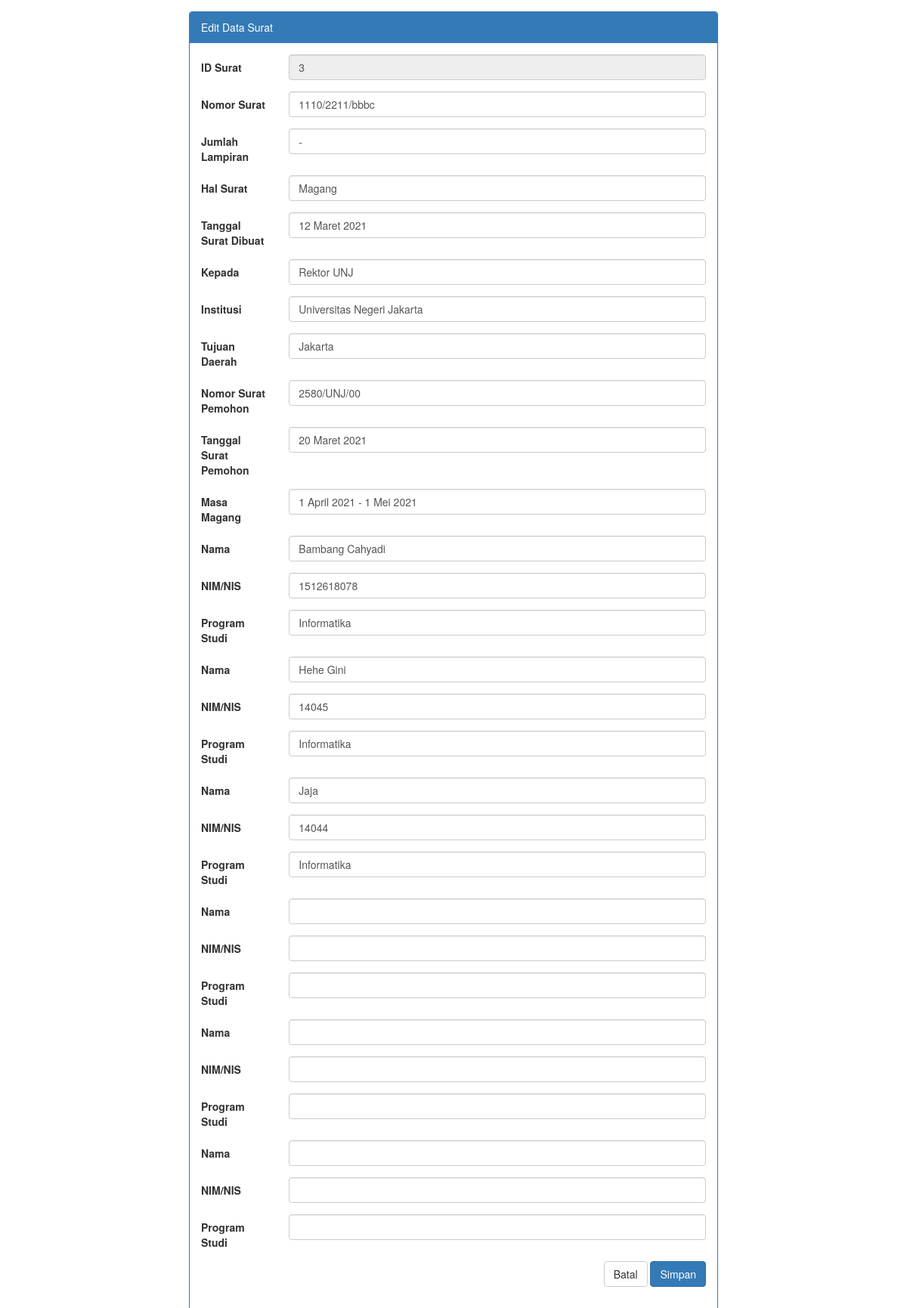
The page /home/formedit/3 on the database its author committed.
### tables this page shows
CREATE TABLE `surat` (
  `id_surat` int(11) NOT NULL,
  `no_surat` varchar(255) NOT NULL,
  `lampiran` varchar(3) NOT NULL,
  `hal_surat` varchar(255) NOT NULL,
  `tglsurat_dibuat` varchar(255) NOT NULL,
  `kepada_surat` varchar(255) NOT NULL,
  `institusi_surat` varchar(255) NOT NULL,
  `daerah_surat` varchar(255) NOT NULL,
  `no_surat_pemohon` varchar(255) NOT NULL,
  `tglsurat_pemohon` varchar(255) NOT NULL,
  `masa_magang` varchar(255) NOT NULL,
  `nama` varchar(255) NOT NULL,
  `nim` varchar(255) NOT NULL,
  `program_studi` varchar(255) NOT NULL,
  `nama2` varchar(255) NOT NULL,
  `nim2` varchar(255) NOT NULL,
  `program_studi2` varchar(255) NOT NULL,
  `nama3` varchar(255) NOT NULL,
  `nim3` varchar(255) NOT NULL,
  `program_studi3` varchar(255) NOT NULL,
  `nama4` varchar(255) NOT NULL,
  `nim4` varchar(255) NOT NULL,
  `program_studi4` varchar(255) NOT NULL,
  `nama5` varchar(255) NOT NULL,
  `nim5` varchar(255) NOT NULL,
  `program_studi5` varchar(255) NOT NULL,
  `nama6` varchar(255) NOT NULL,
  `nim6` varchar(255) NOT NULL,
  `program_studi6` varchar(255) NOT NULL,
  `siswa` varchar(255) NOT NULL
);

### application/controllers/Home.php (called while the page is built, shortened)
<?php
class Home extends CI_Controller
{
	public function __construct()
	{
		$this->load->model('model_surat');
		$this->load->helper(['url_helper', 'form']);
		$this->load->library(['form_validation', 'session', 'pdf']);
	}
	public function formedit($id)
	{
		$data['title'] = 'Edit Data | Test tampil Database';
		$data['db'] = $this->model_surat->edit_surat($id);
		$this->load->view('templates/header', $data);
		$this->load->view('formedit', $data);
		$this->load->view('templates/footer');
	}
}

### index.php (called while the page is built, shortened)
<?php
require_once BASEPATH.'core/CodeIgniter.php';

### application/config/database.php (called while the page is built, shortened)
<?php
$db['default'] = array(
	'dsn'	=> '',
	'hostname' => 'localhost',
	'username' => 'root',
	'password' => '',
	'database' => 'database_surat',
	'dbdriver' => 'mysqli',
	'dbprefix' => '',
	'pconnect' => FALSE,
	'db_debug' => (ENVIRONMENT !== 'production'),
	'cache_on' => FALSE,
	'cachedir' => '',
	'char_set' => 'utf8',
	'dbcollat' => 'utf8_general_ci',
	'swap_pre' => '',
	'encrypt' => FALSE,
	'compress' => FALSE,
	'stricton' => FALSE,
	'failover' => array(),
	'save_queries' => TRUE
);

### application/models/model_surat.php (called while the page is built, shortened)
<?php
class model_surat extends CI_Model
{
	public function edit_surat($id)
	{
		$query = $this->db->get_where('surat', ['id_surat' => $id]);
		return $query->row();
	}
}

### application/views/formedit.php (the view, shortened to what this page needs)
<section class="container-fluid">
	<div class="row">
		<div class="form-input clearfix">
			<div class="col-md-auto">
				<div class="panel panel-primary">
					<div class="panel-heading">Edit Data Surat</div>
					<div class="panel-body">
						<?php echo form_open('home/updatesurat/' . $db->id_surat, ['class' => 'form-horizontal', 'method' => 'post']); ?>
						<div class="form-group <?php echo (form_error('id_surat') != '') ? 'has-error has-feedback' : '' ?>">
							<label for="id_surat" class="control-label col-sm-2">ID Surat </label>
							<div class="col-sm-10">
								<input type="text" class="form-control" name="id_surat" value="<?php echo set_value('id_surat', $db->id_surat); ?>" readonly>
							</div>
						</div>
						<div class="form-group">
							<label for="no_surat" class="control-label col-sm-2">Nomor Surat </label>
							<div class="col-sm-10">
								<input type="text" class="form-control" name="no_surat" value="<?php echo set_value('no_surat', $db->no_surat); ?>">
							</div>
						</div>
						<div class="form-group">
							<label for="lampiran" class="control-label col-sm-2">Jumlah Lampiran </label>
							<div class="col-sm-10">
								<input type="text" class="form-control" name="lampiran" value="<?php echo set_value('lampiran', $db->lampiran); ?>">
							</div>
						</div>
						<div class="form-group">
							<label for="hal_surat" class="control-label col-sm-2">Hal Surat </label>
							<div class="col-sm-10">
								<input type="text" class="form-control" name="hal_surat" value="<?php echo set_value('hal_surat', $db->hal_surat); ?>">
							</div>
						</div>
						<div class="form-group">
							<label for="tglsurat_dibuat" class="control-label col-sm-2">Tanggal Surat Dibuat </label>
							<div class="col-sm-10">
								<input type="text" class="form-control" name="tglsurat_dibuat" value="<?php echo set_value('tglsurat_dibuat', $db->tglsurat_dibuat); ?>">
							</div>
						</div>
						<div class="form-group">
							<label for="kepada_surat" class="control-label col-sm-2">Kepada </label>
							<div class="col-sm-10">
								<input type="text" class="form-control" name="kepada_surat" value="<?php echo set_value('kepada_surat', $db->kepada_surat); ?>">
							</div>
						</div>
						<div class="form-group">
							<label for="institusi_surat" class="control-label col-sm-2">Institusi </label>
							<div class="col-sm-10">
								<input type="text" class="form-control" name="institusi_surat" value="<?php echo set_value('institusi_surat', $db->institusi_surat); ?>">
							</div>
						</div>
						<div class="form-group">
							<label for="daerah_surat" class="control-label col-sm-2">Tujuan Daerah </label>
							<div class="col-sm-10">
								<input type="text" class="form-control" name="daerah_surat" value="<?php echo set_value('daerah_surat', $db->daerah_surat); ?>">
							</div>
						</div>
						<div class="form-group">
							<label for="no_surat_pemohon" class="control-label col-sm-2">Nomor Surat Pemohon</label>
							<div class="col-sm-10">
								<input type="text" class="form-control" name="no_surat_pemohon" value="<?php echo set_value('no_surat_pemohon', $db->no_surat_pemohon); ?>">
							</div>
						</div>
						<div class="form-group">
							<label for="tglsurat_pemohon" class="control-label col-sm-2">Tanggal Surat Pemohon</label>
							<div class="col-sm-10">
								<input type="text" class="form-control" name="tglsurat_pemohon" value="<?php echo set_value('tglsurat_pemohon', $db->tglsurat_pemohon); ?>">
							</div>
						</div>
						<div class="form-group">
							<label for="masa_magang" class="control-label col-sm-2">Masa Magang </label>
							<div class="col-sm-10">
								<input type="text" class="form-control" name="masa_magang" value="<?php echo set_value('masa_magang', $db->masa_magang); ?>">
							</div>
						</div>
						<div class="form-group">
							<label for="nama" class="control-label col-sm-2">Nama </label>
							<div class="col-sm-10">
								<input type="text" class="form-control" name="nama" value="<?php echo set_value('nama', $db->nama); ?>">
							</div>
						</div>
						<div class="form-group">
							<label for="nim" class="control-label col-sm-2">NIM/NIS </label>
							<div class="col-sm-10">
								<input type="text" class="form-control" name="nim" value="<?php echo set_value('nim', $db->nim); ?>">
							</div>
						</div>
						<div class="form-group">
							<label for="program_studi" class="control-label col-sm-2">Program Studi </label>
							<div class="col-sm-10">
								<input type="text" class="form-control" name="program_studi" value="<?php echo set_value('program_studi', $db->program_studi); ?>">
							</div>
						</div>
						<div class="form-group">
							<label for="nama2" class="control-label col-sm-2">Nama </label>
							<div class="col-sm-10">
								<input type="text" class="form-control" name="nama2" value="<?php echo set_value('nama', $db->nama2); ?>">
							</div>
						</div>
						<div class="form-group">
							<label for="nim2" class="control-label col-sm-2">NIM/NIS </label>
							<div class="col-sm-10">
								<input type="text" class="form-control" name="nim2" value="<?php echo set_value('nim', $db->nim2); ?>">
							</div>
						</div>
						<div class="form-group">
							<label for="program_studi2" class="control-label col-sm-2">Program Studi </label>
							<div class="col-sm-10">
								<input type="text" class="form-control" name="program_studi2" value="<?php echo set_value('program_studi', $db->program_studi2); ?>">
							</div>
						</div>
						<div class="form-group">
							<label for="nama3" class="control-label col-sm-2">Nama </label>
							<div class="col-sm-10">
								<input type="text" class="form-control" name="nama3" value="<?php echo set_value('nama', $db->nama3); ?>">
							</div>
						</div>
						<div class="form-group">
							<label for="nim3" class="control-label col-sm-2">NIM/NIS </label>
							<div class="col-sm-10">
								<input type="text" class="form-control" name="nim3" value="<?php echo set_value('nim', $db->nim3); ?>">
							</div>
						</div>
						<div class="form-group">
							<label for="program_studi3" class="control-label col-sm-2">Program Studi </label>
							<div class="col-sm-10">
								<input type="text" class="form-control" name="program_studi3" value="<?php echo set_value('program_studi', $db->program_studi3); ?>">
							</div>
						</div>
						<div class="form-group">
							<label for="nama4" class="control-label col-sm-2">Nama </label>
							<div class="col-sm-10">
								<input type="text" class="form-control" name="nama4" value="<?php echo set_value('nama', $db->nama4); ?>">
							</div>
						</div>
						<div class="form-group">
							<label for="nim4" class="control-label col-sm-2">NIM/NIS </label>
							<div class="col-sm-10">
								<input type="text" class="form-control" name="nim4" value="<?php echo set_value('nim', $db->nim4); ?>">
							</div>
						</div>
						<div class="form-group">
							<label for="program_studi4" class="control-label col-sm-2">Program Studi </label>
							<div class="col-sm-10">
								<input type="text" class="form-control" name="program_studi4" value="<?php echo set_value('program_studi', $db->program_studi4); ?>">
							</div>
						</div>
						<div class="form-group">
							<label for="nama5" class="control-label col-sm-2">Nama </label>
							<div class="col-sm-10">
								<input type="text" class="form-control" name="nama5" value="<?php echo set_value('nama', $db->nama5); ?>">
							</div>
						</div>
						<div class="form-group">
							<label for="nim5" class="control-label col-sm-2">NIM/NIS </label>
							<div class="col-sm-10">
								<input type="text" class="form-control" name="nim5" value="<?php echo set_value('nim', $db->nim5); ?>">
							</div>
						</div>
						<div class="form-group">
							<label for="program_studi5" class="control-label col-sm-2">Program Studi </label>
							<div class="col-sm-10">
								<input type="text" class="form-control" name="program_studi5" value="<?php echo set_value('program_studi', $db->program_studi5); ?>">
							</div>
						</div>
						<div class="form-group">
							<label for="nama6" class="control-label col-sm-2">Nama </label>
							<div class="col-sm-10">
								<input type="text" class="form-control" name="nama6" value="<?php echo set_value('nama', $db->nama6); ?>">
							</div>
						</div>
						<div class="form-group">
							<label for="nim6" class="control-label col-sm-2">NIM/NIS </label>
							<div class="col-sm-10">
								<input type="text" class="form-control" name="nim6" value="<?php echo set_value('nim', $db->nim6); ?>">
							</div>
						</div>
						<div class="form-group">
							<label for="program_studi6" class="control-label col-sm-2">Program Studi </label>
							<div class="col-sm-10">
								<input type="text" class="form-control" name="program_studi6" value="<?php echo set_value('program_studi', $db->program_studi6); ?>">
							</div>
						</div>
						<div class="form-group">
							<div class="btn-form col-sm-12">
								<a href="<?php echo base_url('home/lihatdata'); ?>"><button type="button" class='btn btn-default'>Batal</button></a>
								<button type="submit" class='btn btn-primary'>Simpan</button>
							</div>
						</div>
						<?php echo form_close(); ?>
					</div>
				</div>
			</div>
		</div>
	</div>
</section>

### application/views/templates/header.php (style rules this page uses)
.container-fluid { padding: 15px; }
.control-label { text-align: left !important; }
.form-input { max-width: 700px; margin: 0 auto; }
.btn-form { text-align: right; }

### rows shown on the page
surat: id_surat "3", no_surat "1110/2211/bbbc", lampiran "-", hal_surat "Magang", tglsurat_dibuat "12 Maret 2021", kepada_surat "Rektor UNJ", institusi_surat "Universitas Negeri Jakarta", daerah_surat "Jakarta", no_surat_pemohon "2580/UNJ/00", tglsurat_pemohon "20 Maret 2021", masa_magang "1 April 2021 - 1 Mei 2021", nama "Bambang Cahyadi", nim "1512618078", program_studi "Informatika", nama2 "Hehe Gini", nim2 "14045", program_studi2 "Informatika", nama3 "Jaja", nim3 "14044", program_studi3 "Informatika"
